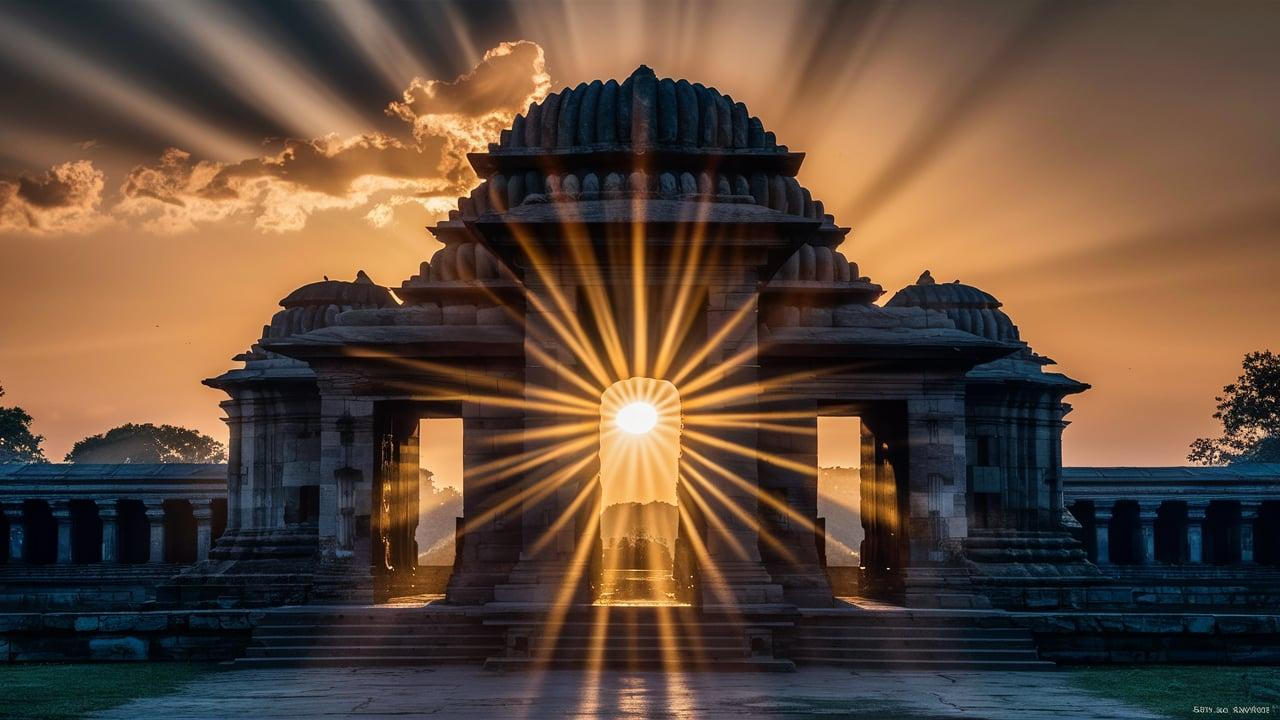
#> input picture temple.jpg, 1280 x 720 px
$ python expt3_2.py
#> lines starting #> are read from the running program, lines starting #| are printed output that depends on the picture; after the words box and inside, x2 and y2 are one past the last pixel; in counts of white or black regions, pixels touching at a corner belong together
import cv2
import matplotlib.pyplot as plt

# Replace 'temple.jpg' with the actual filename of the temple image on your computer
image_path = 'temple.jpg'

# Load the image
img = cv2.imread(image_path)
#> img is the input picture: shape (720, 1280, 3); mean B, G, R 58.7, 74.4, 96.9

if img is None:
    print(f"Error: Could not load image at '{image_path}'. Please ensure the image file is in the same directory or provide the full path.")
else:
    # OpenCV loads images in BGR format, convert to RGB for Matplotlib display
    img_rgb = cv2.cvtColor(img, cv2.COLOR_BGR2RGB)

    # 1. Convert to Grayscale
    img_gray = cv2.cvtColor(img, cv2.COLOR_BGR2GRAY)
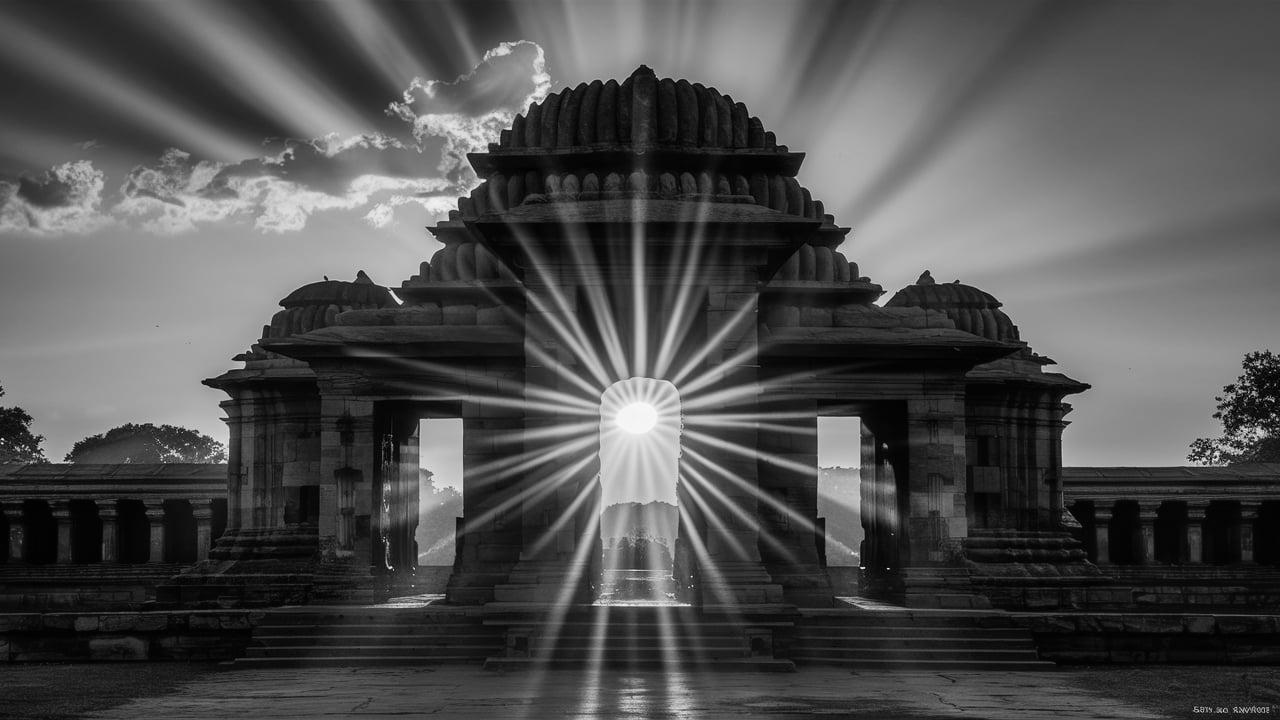
#> img_gray: shape (720, 1280); min 0, max 250, mean 79.4

    # 2. Apply Edge Detection (Canny Edge Detector)
    # Applying a slight Gaussian blur first helps reduce noise for better edge detection
    blurred = cv2.GaussianBlur(img_gray, (5, 5), 0)

    # The thresholds can be adjusted based on the image's contrast
    edges = cv2.Canny(blurred, threshold1=50, threshold2=150)
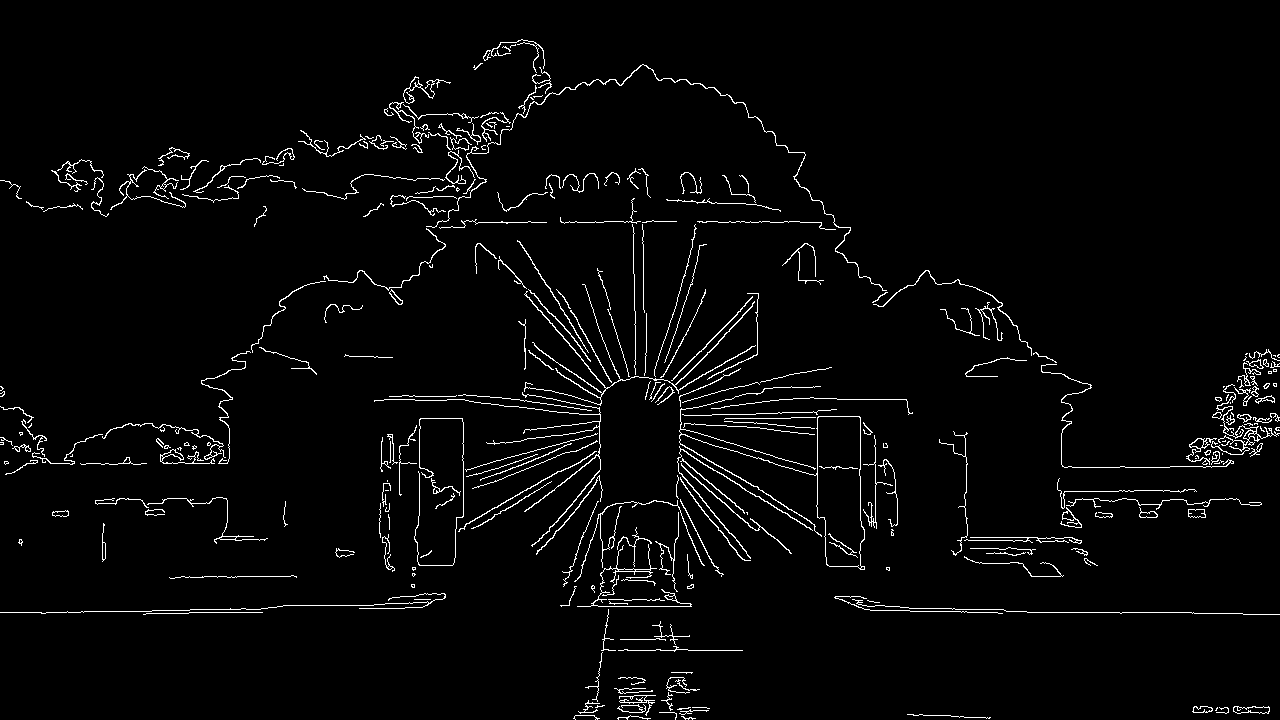
#> edges: shape (720, 1280); 2.9% white in thin lines or dots

    # Create a figure to display the original, grayscale, and edge-detected images
    fig, axes = plt.subplots(1, 3, figsize=(18, 6))

    # Plot Original Image
    axes[0].imshow(img_rgb)
    axes[0].set_title("Original Architecture")
    axes[0].axis('off')

    # Plot Grayscale Image
    axes[1].imshow(img_gray, cmap='gray')
    axes[1].set_title("Grayscale Form")
    axes[1].axis('off')

    # Plot Edge Detection
    axes[2].imshow(edges, cmap='gray')
    axes[2].set_title("Architectural Edges (Canny)")
    axes[2].axis('off')

    plt.suptitle("Highlighting the Architecture of the Konark Sun Temple", fontsize=16)
    plt.tight_layout()

    # Save the resulting figure
    output_filename = "temple_architecture_analysis.png"
    plt.savefig(output_filename, bbox_inches='tight')
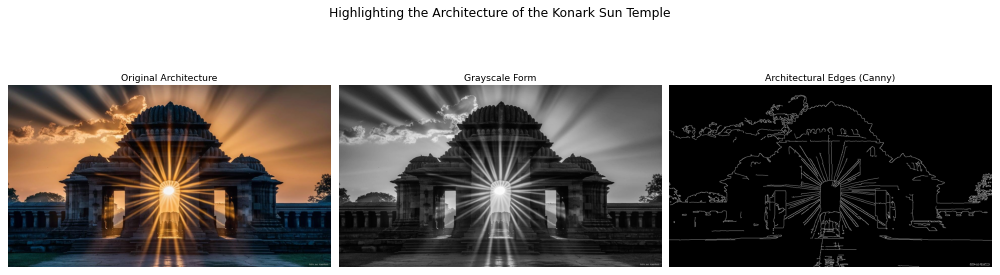
#> figure drawn by matplotlib, 3 panels
    print(f"Analysis complete! Saved visual output to {output_filename}")

    # Display the plot
    plt.show()
